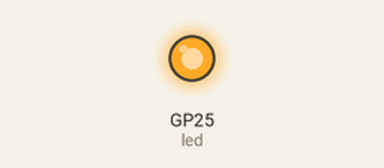
The program below on a simulated Raspberry Pi Pico running MicroPython. On the bench: output pins drawn as LEDs (lit = HIGH).

Above: at 0.05 s.
Timing chart, 0 to 3.0 s (numbered marks = the images above):
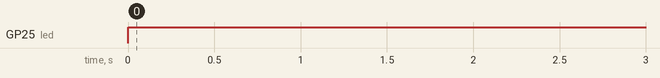

The program:

led_test.py
```python
import machine
import time

brightness = 1
frequency = 100
assert 0 <= brightness and brightness <= 1

led = machine.Pin('LED', machine.Pin.OUT)
on_time = brightness / frequency
off_time = (1 - brightness) / frequency

try:
    while True:
        led.value(True)
        time.sleep(on_time)
        led.value(False)
        time.sleep(off_time)
finally:
    led.value(False)
```

Measured:
- by itself, GP25 (led): LOW → HIGH at 0.00 s
